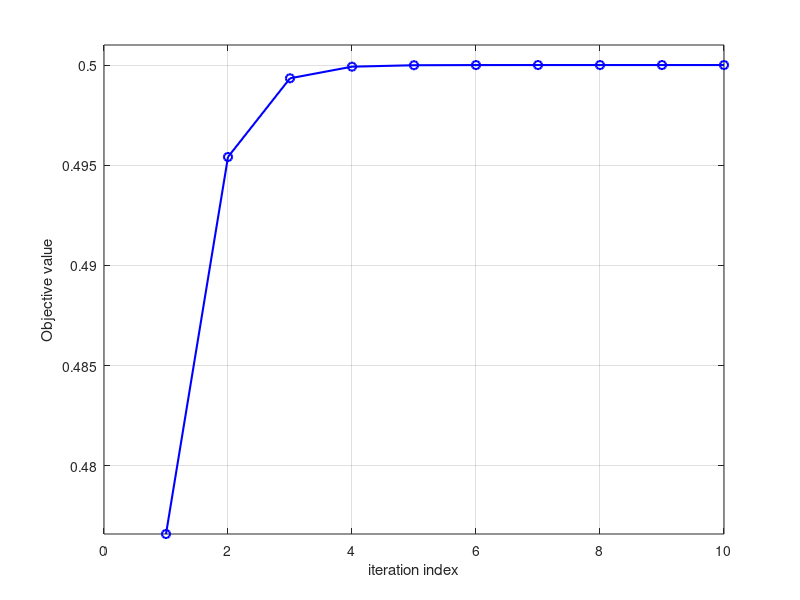

Reproduce this figure in MATLAB.
%% optimize x/(x^2+1) s.t. x>=0
% optimal val is 0.5
clc,clear;
close all

iter_num = 10;
x = zeros(iter_num+1,1);
x(1) = 0.1;
y = zeros(iter_num+1,1);
y(1) = 0.1;
val = zeros(iter_num+1,1);

for iter=1:iter_num
    
    y(iter+1) = x(iter)^(1/2)/(x(iter)^2+1);
    x(iter+1) = (2*y(iter+1))^(-2/3);
    val(iter+1) = x(iter+1)/(x(iter+1)^2+1);
    
    
    
end
figure
plot(val(2:iter_num+1),'b-o','linewidth',1.5);
xlabel('iteration index');
ylabel('Objective value');
grid on
ylim([min(val(2:iter_num+1)),0.501]);
